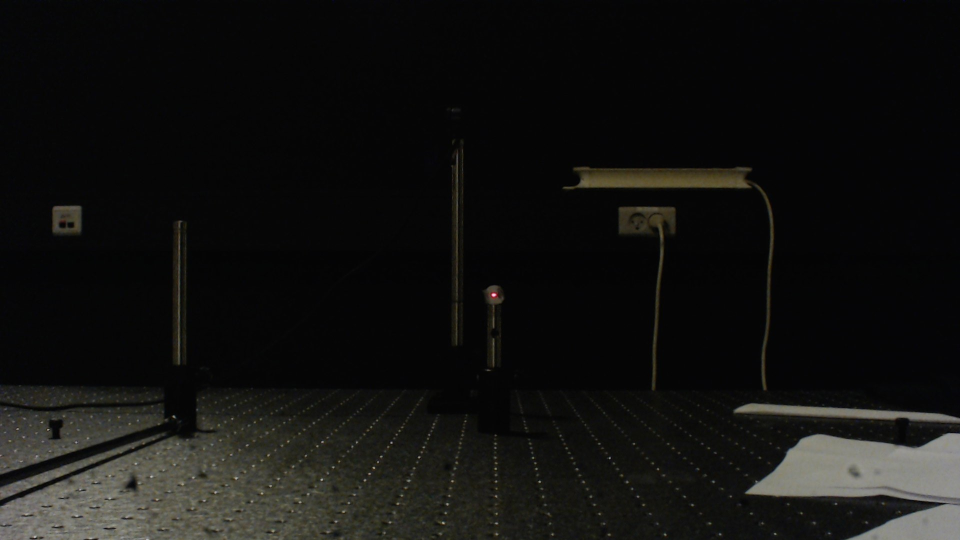
%> input picture Håndmålte billeder/b1.jpg, 1920 x 1080 px (shown at 1/2 size)
$ octave rasmus.m   (GNU Octave 9; MATLAB toolbox functions it lacks are replaced by stand-ins)
%> lines starting %> are read from the running program, lines starting %| are printed output that depends on the picture
### subMatrix.m
function [subMatrix, offsetH, offsetW] = subMatrix(matrix,pointX,pointY,subMatrixW,subMatrixH)
%SUBMATRIX Summary of this function goes here. Author=Rasmus. Prime goal is
%to cut out a submatrix of the image that is inserted in the function. THis
%cut out will be centered around the x,y coordinated that 큛s put into the
%function.
%   Detailed explanation goes here

subMatrix = zeros(subMatrixH,subMatrixW);
yfrom = (pointY-floor(subMatrixH/2));
yto = (pointY+ceil(subMatrixH/2));
xfrom = (pointX-floor(subMatrixW/2));
xto = (pointX+ceil(subMatrixW/2));

subMatrix = matrix(yfrom:yto,xfrom:xto);

offsetH = pointY-floor(subMatrixH/2);
offsetW = pointX-floor(subMatrixW/2);
end

### rasmus.m
clear;
original = imread('b1.jpg');
%> original is the input picture: size 1080x1920x3 uint8; mean R, G, B 18.5, 18.4, 16.7
figure(2)
imshow(original);
original1 = original(:,:,1);

% [maxX,maxY,maxVal] = matrixMax(original1);

maxX=590;
maxY=988;

Wsub = 150;
Hsub = 150;
[submatrix,offsetH,offsetW] = subMatrix(original1,maxX,maxY,Wsub,Hsub)
%> in subMatrix, `subMatrix = matrix(yfrom:yto,xfrom:xto);`:
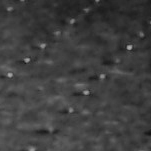
%> subMatrix: size 151x151 uint8; min 19, max 173, mean 63.2
%> offsetH = 913; offsetW = 515
figure(1)
imshow(submatrix);


xsums = sum(submatrix,2);
%> xsums = 151 values, max 11302 at index 149, min 6607 at index 13, mean 9544.3
ysums = sum(submatrix,1);
%> ysums = 151 values, max 11606 at index 10, min 7537 at index 151, mean 9544.3

figure(3)
subplot(2,1,1)
bar(1:Wsub+1,ysums)
subplot(2,1,2)
bar(1:Hsub+1,xsums)
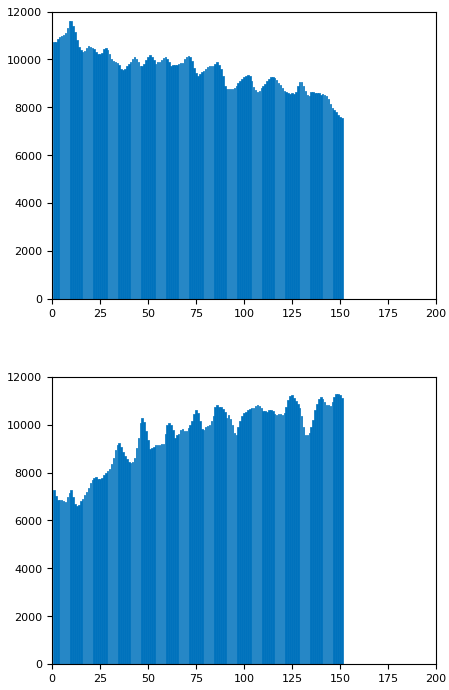
%> figure redrawn from the program's plot data, 2 panels; panel 1: tallest bar 11606 high, from x = 9.6 to 10.4; panel 2: tallest bar 11302 high, from x = 148.6 to 149.4

SUM = sum(xsums);
%> SUM = 1441186
masssMid_H = (sum(([1:Hsub+1]'.*xsums)')/SUM) + offsetH;
%> masssMid_H = 994.4
masssMid_W = (sum(([1:Wsub+1].*ysums))/SUM) + offsetW;
%> masssMid_W = 587.5
